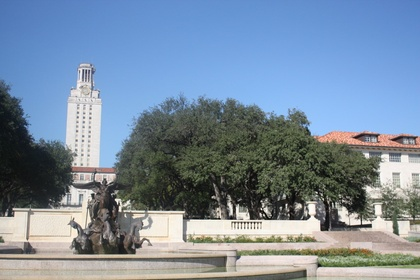
%> input picture data/part1/uttower/left.jpg, 420 x 280 px, shrunk from 1024 x 683 before the run
$ octave mainPart1.m   (GNU Octave 9; MATLAB toolbox functions it lacks are replaced by stand-ins)
%> lines starting %> are read from the running program, lines starting %| are printed output that depends on the picture
### code/harris.m
% HARRIS - Harris corner detector
%
% Usage:  [cim, r, c] = harris(im, sigma, thresh, radius, disp)
%
% Arguments:
%            im     - image to be processed.
%            sigma  - standard deviation of smoothing Gaussian. Typical
%                     values to use might be 1-3.
%            thresh - threshold (optional). Try a value ~1000.
%            radius - radius of region considered in non-maximal
%                     suppression (optional). Typical values to use might
%                     be 1-3.
%            disp   - optional flag (0 or 1) indicating whether you want
%                     to display corners overlayed on the original
%                     image. This can be useful for parameter tuning.
%
% Returns:
%            cim    - binary image marking corners.
%            r      - row coordinates of corner points.
%            c      - column coordinates of corner points.
%
% If thresh and radius are omitted from the argument list 'cim' is returned
% as a raw corner strength image and r and c are returned empty.

% Reference:
% C.G. Harris and M.J. Stephens. "A combined corner and edge detector",
% Proceedings Fourth Alvey Vision Conference, Manchester.
% pp 147-151, 1988.
%
% Author:
% Peter Kovesi
% Department of Computer Science & Software Engineering
% The University of Western Australia
% pk@cs.uwa.edu.au  www.cs.uwa.edu.au/~pk
%
% March 2002

function [cim, r, c] = harris(im, sigma, thresh, radius, disp)

    error(nargchk(2,5,nargin));

    dx = [-1 0 1; -1 0 1; -1 0 1]; % Derivative masks
    dy = dx';

    Ix = conv2(im, dx, 'same');    % Image derivatives
    Iy = conv2(im, dy, 'same');

    % Generate Gaussian filter of size 6*sigma (+/- 3sigma) and of
    % minimum size 1x1.
    g = fspecial('gaussian',max(1,fix(6*sigma)), sigma);

    Ix2 = conv2(Ix.^2, g, 'same'); % Smoothed squared image derivatives
    Iy2 = conv2(Iy.^2, g, 'same');
    Ixy = conv2(Ix.*Iy, g, 'same');

    cim = (Ix2.*Iy2 - Ixy.^2)./(Ix2 + Iy2 + eps); % Harris corner measure

    % Alternate Harris corner measure used by some.  Suggested that
    % k=0.04 - I find this a bit arbitrary and unsatisfactory.
%   cim = (Ix2.*Iy2 - Ixy.^2) - k*(Ix2 + Iy2).^2;

    if nargin > 2   % We should perform nonmaximal suppression and threshold

	% Extract local maxima by performing a grey scale morphological
	% dilation and then finding points in the corner strength image that
	% match the dilated image and are also greater than the threshold.
	sze = 2*radius+1;                   % Size of mask.
	mx = ordfilt2(cim,sze^2,ones(sze)); % Grey-scale dilate.
	cim = (cim==mx)&(cim>thresh);       % Find maxima.

	[r,c] = find(cim);                  % Find row,col coords.

	if nargin==5 & disp      % overlay corners on original image
	    figure, imagesc(im), axis image, colormap(gray), hold on
	    plot(c,r,'ys'), title('corners detected');
	end

    else  % leave cim as a corner strength image and make r and c empty.
	r = []; c = [];
    end

### code/extractNeighborhood2.m
function [neighbor_arr, coor] = extractNeighborhood2(image,x_coordinate, y_coordinate, window_size)
%
% Usage:  [fneighbor_arr, corr] = extractNeighborhood(image, x_coordinate, y_coordinate, window_size)
% Extract local neighborhoods around every keypoint in both images, and form descriptors by
% flattening the pixel values in each neighborhood to one-dimensional vectors
% Arguments:
%       image - image from which we have to extract neighborhood pixel values.
%       x_coordinate - x coordinate of all keypoints in image
%       y_coordinate - y coordinate of all keypoints in image
%       window_size - Neighborhood size
% Returns:
%       neighbor_arr - flattened neighborhood descriptor for the given keypoint
%       corr - coordinates of keypoints
  [h,w] = size(image);
  offset = (window_size - 1)/2;

  K=0;
  neighbor_arr = zeros(size(x_coordinate,1),window_size,window_size);
  coor = zeros(size(x_coordinate,1),2);

  for i=1:size(x_coordinate,1)
    X=x_coordinate(i,1);%feature point coordinates returned by the harris detector
    Y=y_coordinate(i,1);
    if(X-offset>0 && Y-offset>0 && X+offset<h && Y+offset<w)
      K=K+1;
      start_x = X - offset;
      end_x = X + offset;
      start_y = Y - offset;
      end_y = Y + offset;
      neighbor_arr(K,:,:) = image(start_x:end_x, start_y:end_y);
      coor(K,1) = Y;
      coor(K,2) = X;
    end
  end
  coor = coor(1:K,:);
  neighbor_arr = neighbor_arr(1:K,:,:);
  neighbor_arr = reshape(neighbor_arr, [], window_size^2);
end

### code/dist2.m
function n2 = dist2(x, c)
% DIST2	Calculates squared distance between two sets of points.
% Adapted from Netlab neural network software:
% http://www.ncrg.aston.ac.uk/netlab/index.php
%
%	Description
%	D = DIST2(X, C) takes two matrices of vectors and calculates the
%	squared Euclidean distance between them.  Both matrices must be of
%	the same column dimension.  If X has M rows and N columns, and C has
%	L rows and N columns, then the result has M rows and L columns.  The
%	I, Jth entry is the  squared distance from the Ith row of X to the
%	Jth row of C.
%
%
%	Copyright (c) Ian T Nabney (1996-2001)

[ndata, dimx] = size(x);
[ncentres, dimc] = size(c);
if dimx ~= dimc
	error('Data dimension does not match dimension of centres')
end

n2 = (ones(ncentres, 1) * sum((x.^2)', 1))' + ...
  ones(ndata, 1) * sum((c.^2)',1) - ...
  2.*(x*(c'));

% Rounding errors occasionally cause negative entries in n2
if any(any(n2<0))
  n2(n2<0) = 0;
end

### code/ransac.m
function [maxH, maxinliers_img1, maxinliers_img2] = ransac(image1_points, image2_points)
%Function to perform RANSAC to find inliers, optimum homography matrix

h = size(image1_points, 1);
N = 1000;
inlier_dist_thresh = 10;
inlier_maxcount = -99;
random_pts = 4;
distance = zeros(h, 1);

%for N interations
for iterations=1:N
    %find 4 random pixels in both image1 and image2
    n1 = numel(image1_points(:,1));
    %disp(n1);
    idx = randperm(n1,random_pts);
    src = image1_points(idx,:);
    dest = image2_points(idx,:);

    H = computeHomography(src, dest);
    inliers_img1 = [];
    inliers_img2 = [];
    for i=1:h
        A = [image1_points(i,1); image1_points(i,2); 1];
        B = H * A;
        B = B/B(3,1); B=B';
        distx = pdist2(B(1:2), image2_points(i,:));
        distance(i,1) = distx;
        if(distx < inlier_dist_thresh)
            A = A';
            inliers_img1 = [inliers_img1;A(1:2)];
            inliers_img2 = [inliers_img2;image2_points(i,:)];
        end
    end
    if(~isempty(inliers_img1))
        if(numel(inliers_img1(:,1)) > inlier_maxcount)
            maxH = H;
            maxinliers_img1 = inliers_img1;
            maxinliers_img2 = inliers_img2;
            inlier_maxcount = numel(inliers_img1(:,1));
            maxdistance = distance;
        end
    end
end

%report number of inliers, average residual of inliers,
fprintf("\nNumber of inliers: %d", inlier_maxcount);
avg_residual_error = sqrt(sum(maxdistance(:,1) .^ 2))/h;
fprintf("\nAverage Residual: %.4f", avg_residual_error);
end

### code/plot_lines.m
function plot_lines(image1, image2, image1_points, image2_points, title)
%To plot lines

figure('NumberTitle', 'off', 'Name', title);
hold on;
imshow([image1, image2]);
width = size(image1, 2);

hold on;
plot(image1_points(:, 1),image1_points(:, 2),'oy');
hold on;
plot(image2_points(:, 1)+width,image2_points(:, 2),'+c');
truesize;

for i=1:size(image1_points, 1)
    plot([image1_points(i, 1) (image2_points(i, 1)+width)],[image1_points(i, 2) image2_points(i, 2)], 'r');
end
end

### code/computeHomography.m
function [H] = commputeHomography(src, dest)
%Function to compute homography
    A = zeros(8, 9);
    A(1:2:8, 1) = src(:, 1);
    A(1:2:8, 2) = src(:, 2);
    A(1:2:8, 3) = 1;
    A(2:2:8, 4) = src(:, 1);
    A(2:2:8, 5) = src(:, 2);
    A(2:2:8, 6) = 1;
    A(1:2:8, 7) = -(src(:,1) .* dest(:, 1)); A(2:2:8, 7) = -(src(:,1) .* dest(:, 2));
    A(1:2:8, 8) = -(src(:,2) .* dest(:, 1)); A(2:2:8, 8) = -(src(:,2) .* dest(:, 2));
    A(1:2:8, 9) = -dest(:, 1); A(2:2:8, 9) = -dest(:, 2);

    [~,~, V] = svd(A);
    H = V(:, end);
    H = reshape(H, [3 3]);
    H=H/H(3,3);
    H = H';
end

### code/mainPart1.m
% This file is the starting point of execution for Part 1 i.e. Image Stitching
% Please run this file

%Initializing all the parameters
sigma = 2;              %sigma value for harris detector
thresh = 0.05;          %Threshold for harris detector
radius = 2;             %Radius for the keypoints to be displayed
window_size = 9;        %Neighborhood window size
distance_threshold = 7; %Threshold for point pair distance

%Read image 1 and image 2
img1 = imread('../data/part1/uttower/left.jpg');
%> img1 is the input picture: size 280x420x3 uint8; mean R, G, B 121.7, 140, 159
img2 = imread('../data/part1/uttower/right.jpg');
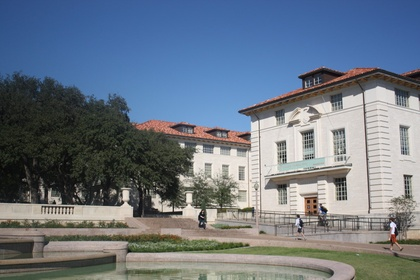
%> input picture data/part1/uttower/right.jpg, 420 x 280 px, shrunk from 1024 x 683 before the run
%> img2 is the input picture: size 280x420x3 uint8; mean R, G, B 107.7, 118.9, 132

%convert into grayscale and double
img1 = im2double(img1); image1 = img1;
img2 = im2double(img2); image2 = img2;
img1 = rgb2gray(img1);
%> img1: size 280x420 double
img2 = rgb2gray(img2);
%> img2: size 280x420 double

%apply harris detector on both images and get the keypoints
[cim1, r1, c1] = harris(img1, sigma, thresh, radius, 0);
%> in harris, `cim = (cim==mx)&(cim>thresh);`:
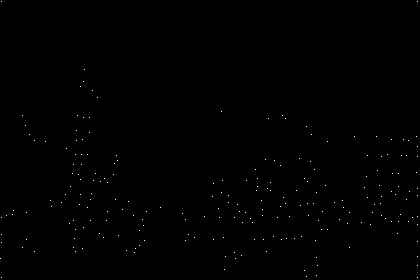
%> cim: size 280x420 logical; 0.19% white in thin lines or dots
%> in harris, `[r,c] = find(cim);`: r = 226 values from 2 to 278; c = 226 values from 1 to 418
%> r1 = 226 values, max 278 at index 6, min 2 at index 2, mean 196.4; c1 = 226 values from 1 to 418
[cim2, r2, c2] = harris(img2, sigma, thresh, radius, 0);
%> in harris (call 2), `cim = (cim==mx)&(cim>thresh);`: cim: size 280x420 logical; 0.21% white in thin lines or dots
%> r2 = 242 values, max 279 at index 117, min 2 at index 236, mean 182.2; c2 = 242 values from 2 to 418

%total number of keypoints in both images
keypoints1_count = size(r1, 1);
%> keypoints1_count = 226
keypoints2_count = size(r2, 1);
%> keypoints2_count = 242

%For image 1, extract neighborhood for each keypoint
[neighbor1, corr1] = extractNeighborhood2(img1, r1, c1, window_size);
%> the loop in extractNeighborhood2, `for i=1:size(x_coordinate,1)` made 226 passes
%> (X, Y, start_x, end_x, start_y, end_y) on passes 7 to 18: (216, 7, 212, 220, 3, 11), (215, 13, 211, 219, 9, 17), (211, 14, 207, 215, 10, 18), (116, 23, 112, 120, 19, 27), (248, 23, 244, 252, 19, 27), (126, 26, 122, 130, 22, 30), (213, 27, 209, 217, 23, 31), (240, 27, 236, 244, 23, 31), (135, 30, 131, 139, 26, 34), (141, 35, 137, 145, 31, 39), (252, 35, 248, 256, 31, 39), (142, 46, 138, 146, 42, 50)
%> (X, Y) on passes 1 to 6: (259, 1), (2, 2), (218, 2), (235, 2), (243, 2), (278, 2)
%> after the loop in extractNeighborhood2, `for i=1:size(x_coordinate,1)`: K = 205; coor = 226 rows, first 12: [7 216; 13 215; 14 211; 23 116; 23 248; 26 126; 27 213; 27 240; 30 135; 35 141; 35 252; 46 142]; end_x = 222; end_y = 417; start_x = 214; start_y = 409
%> in extractNeighborhood2, `coor = coor(1:K,:);`: coor = 205 rows, first 12: [7 216; 13 215; 14 211; 23 116; 23 248; 26 126; 27 213; 27 240; 30 135; 35 141; 35 252; 46 142]
%> in extractNeighborhood2, `neighbor_arr = reshape(neighbor_arr, [], window_size^2);`:
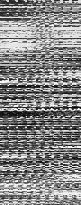
%> neighbor_arr: size 205x81 double; min 0.00352, max 0.999, mean 0.526
%> corr1 has the same summary as coor in extractNeighborhood2
for i=1:size(corr1,1)
    neighbor1(i,:) = (neighbor1(i,:) - mean(neighbor1(i,:)))/std(neighbor1(i,:)); %Normalize
end
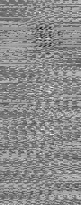
%> neighbor1: size 205x81 double; min -4.92, max 4.05, mean -1.41e-16; drawn with min black and max white

%For image 2, extract neighborhood for each keypoint
[neighbor2, corr2] = extractNeighborhood2(img2, r2, c2, window_size);
%> the loop in extractNeighborhood2 (call 2), `for i=1:size(x_coordinate,1)` made 242 passes
%> (X, Y, start_x, end_x, start_y, end_y) on passes 7 to 18: (224, 21, 220, 228, 17, 25), (180, 23, 176, 184, 19, 27), (193, 29, 189, 197, 25, 33), (201, 30, 197, 205, 26, 34), (221, 32, 217, 225, 28, 36), (257, 32, 253, 261, 28, 36), (242, 34, 238, 246, 30, 38), (187, 41, 183, 191, 37, 45), (208, 47, 204, 212, 43, 51), (203, 48, 199, 207, 44, 52), (190, 50, 186, 194, 46, 54), (242, 50, 238, 246, 46, 54)
%> (X, Y, start_x, end_x, start_y) on pass 46: (252, 128, 248, 256, 124)
for i=1:size(corr2,1)
    neighbor2(i,:) = (neighbor2(i,:) - mean(neighbor2(i,:)))/std(neighbor2(i,:)); %Normalize
end
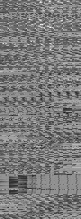
%> neighbor2: size 219x81 double; min -4.08, max 4.36, mean -7.86e-17; drawn with min black and max white

%Compute distances between every descriptor in image 1 with that in image 2
distance_matrix = dist2(neighbor1, neighbor2);

%find indices of those descriptors above certain threshold
[row, col] = find(distance_matrix < distance_threshold);

%store the putative matches in a list of point pairs
image1_points = zeros(size(row, 1),2);
image2_points = zeros(size(col, 1),2);
image1_points(:, 1) = corr1(row,1);
image1_points(:, 2) = corr1(row,2);
image2_points(:, 1) =  corr2(col,1);
image2_points(:, 2)= corr2(col,2);

%plot point pairs on images
%plot_lines(img1, img2, image1_points, image2_points, "Putative matches");

%RANSAC
[H, inliers_img1,inliers_img2] = ransac(image1_points, image2_points);
%| Number of inliers: 11
%| Average Residual: 6.4359
plot_lines(img1, img2, inliers_img1, inliers_img2, "After RANSAC");
%> the loop in plot_lines, `for i=1:size(image1_points, 1)` made 11 passes
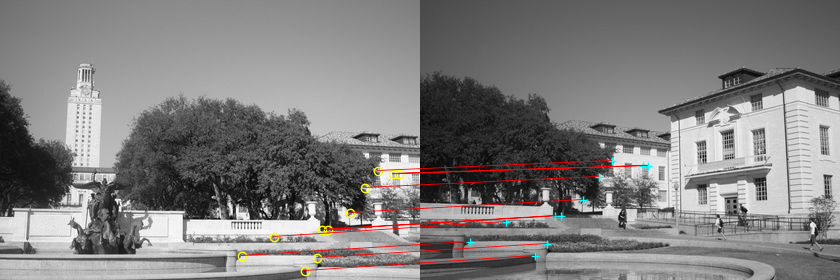
%> figure redrawn from the program's plot data

%Image stitching

%Transform image 1 by computed Homographic matrix
T = maketform('projective',H');

%XData and YData provides the coordinates of the upper and lower bounds
[img11, XData, YData] = imtransform(image1, T);

%Get the min and max limits in both the images together
x_bound = [min(1, XData(1)) max(size(image2, 2), XData(2))];
y_bound = [min(1, YData(1)) max(size(image2, 1), YData(2))];

%Transform both the images accoding to those bounds
Ta = maketform('affine', [1 0 0; 0 1 0; 0 0 1]);
img11 = imtransform(image1, T, 'XData', x_bound, 'YData', y_bound);
%> img11: size 280x513x3 double
img22 = imtransform(image2, Ta, 'XData', x_bound, 'YData', y_bound);

panorama = img11 + img22;
overlappedArea = img11 & img22;
panorama(overlappedArea) = panorama(overlappedArea)/2;
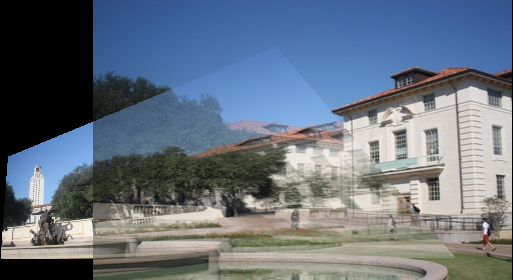
%> panorama: size 280x513x3 double; mean R, G, B 0.402, 0.448, 0.5
figure('NumberTitle', 'off', 'Name', 'Stitched image');
imshow(panorama);
